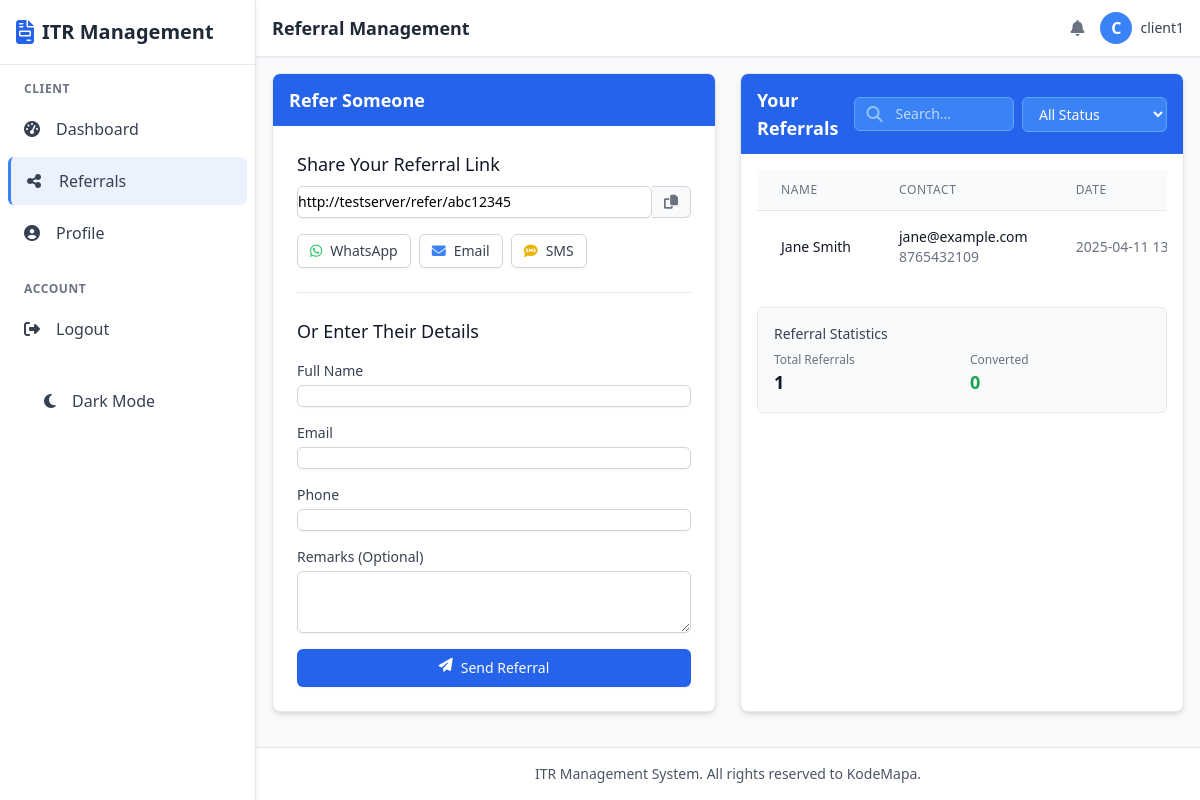
Page /client/refer (signed in) on the earlier database version.
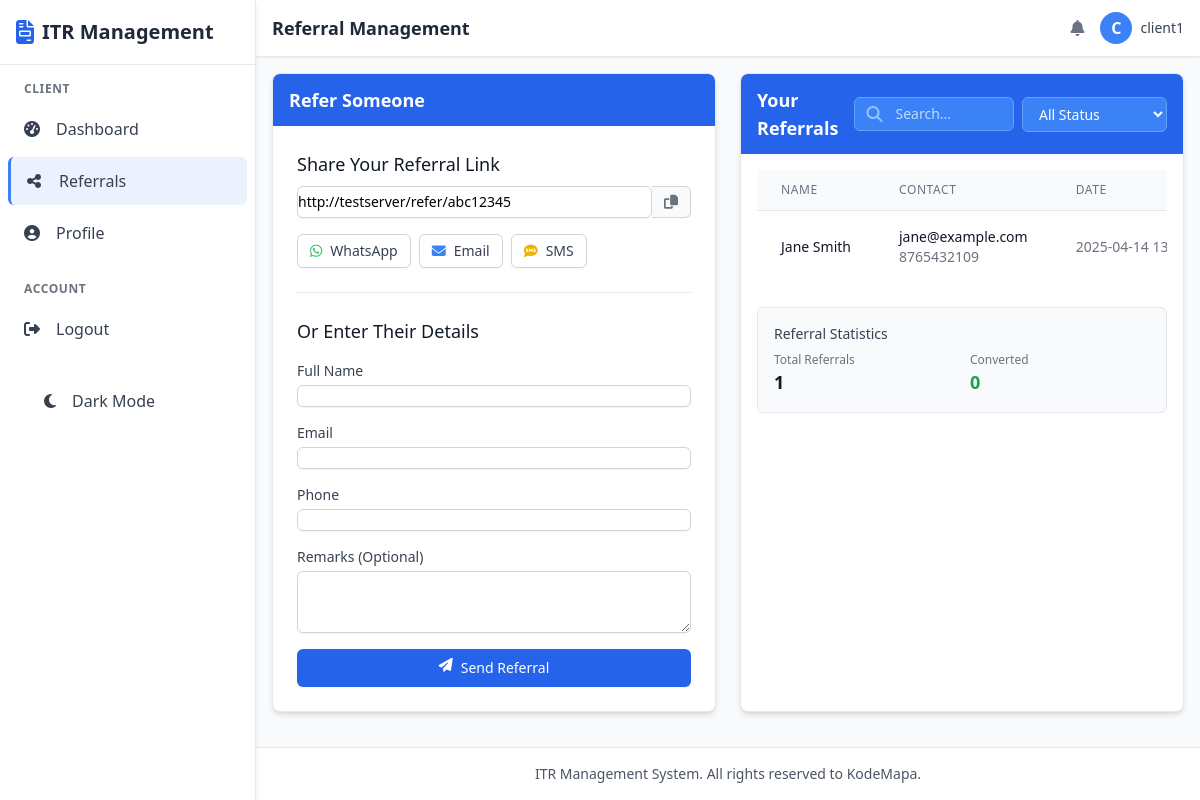
Same page on the later database version.
### tables this page shows
CREATE TABLE referrals (
    id INTEGER PRIMARY KEY AUTOINCREMENT,
    client_id INTEGER NOT NULL,
    referred_name TEXT NOT NULL,
    referred_email TEXT NOT NULL,
    referred_phone TEXT,
    referred_client_id INTEGER,
    is_reviewed BOOLEAN NOT NULL DEFAULT 0,
    created_at TIMESTAMP DEFAULT CURRENT_TIMESTAMP,
    FOREIGN KEY (client_id) REFERENCES clients (id),
    FOREIGN KEY (referred_client_id) REFERENCES clients (id)
);

### app.py (the view, shortened to what this page needs)
@client_bp.route('/refer', methods=['GET', 'POST'])
@login_required
def refer():
    user_id = session.get('user_id')
    client = query_db('SELECT * FROM clients WHERE user_id = ?', [user_id], one=True)
    if not client:
        flash('Client profile not found', 'error')
        return redirect(url_for('index'))
    try:
        referral_code = client['referral_code']
        if not referral_code:  # Handle empty string case
            raise KeyError
    except (KeyError, IndexError):
        referral_code = str(uuid.uuid4())[:8]
        update_db(
            'UPDATE clients SET referral_code = ? WHERE id = ?',
            [referral_code, client['id']]
        )
        client = query_db('SELECT * FROM clients WHERE user_id = ?', [user_id], one=True)
    referral_url = request.host_url + 'refer/' + client['referral_code']
    referrals = query_db(
        '''SELECT r.*,
           CASE WHEN r.referred_client_id IS NOT NULL THEN 1 ELSE 0 END as is_registered
           FROM referrals r
           WHERE r.client_id = ?
           ORDER BY r.created_at DESC''',
        [client['id']]
    )
    return render_template('client/referral.html',
                          client=client,
                          referral_url=referral_url,
                          referrals=referrals)

### app.py (called while the page is built)
def get_db():
    db = getattr(g, '_database', None)
    if db is None:
        db = g._database = sqlite3.connect(DATABASE)
        db.row_factory = sqlite3.Row
    return db

def query_db(query, args=(), one=False):
    if DEBUG:
        print(f"Executing query: {query} with args: {args}")
    try:
        cur = get_db().execute(query, args)
        rv = cur.fetchall()
        cur.close()
        return (rv[0] if rv else None) if one else rv
    except Exception as e:
        print(f"Database error: {e}")
        if DEBUG:
            import traceback
            traceback.print_exc()
        return None if one else []

def login_required(f):
    @wraps(f)
    def decorated_function(*args, **kwargs):
        if 'user_id' not in session:
            flash('Please log in to access this page', 'error')
            return redirect(url_for('index'))
        return f(*args, **kwargs)
    return decorated_function

@app.context_processor
def utility_processor():
    return dict(query_db=query_db)

@app.teardown_appcontext
def close_connection(exception):
    close_db(exception)

### templates/client/referral.html (shortened to what the changed rows need)
{% extends 'base.html' %}
{% block header_title %}Referral Management{% endblock %}
{% block content %}
<div class="grid grid-cols-1 lg:grid-cols-2 gap-6">
    <div class="bg-white rounded-lg shadow-md border border-gray-200 overflow-hidden">
        <div class="bg-blue-600 px-4 py-3">
            <h2 class="text-lg font-semibold text-white">Refer Someone</h2>
        </div>
    </div>
    <div class="bg-white rounded-lg shadow-md border border-gray-200 overflow-hidden">
        <div class="bg-blue-600 px-4 py-3 flex flex-col sm:flex-row justify-between items-start sm:items-center space-y-2 sm:space-y-0">
            <h2 class="text-lg font-semibold text-white">Your Referrals</h2>
        </div>
        <div class="p-4">
            <div class="overflow-x-auto">
                <table class="min-w-full divide-y divide-gray-200">
                    <thead class="bg-gray-50">
                        <tr>
                            <th scope="col" class="px-6 py-3 text-left text-xs font-medium text-gray-500 uppercase tracking-wider">Name</th>
                            <th scope="col" class="px-6 py-3 text-left text-xs font-medium text-gray-500 uppercase tracking-wider">Contact</th>
                            <th scope="col" class="px-6 py-3 text-left text-xs font-medium text-gray-500 uppercase tracking-wider">Date</th>
                        </tr>
                    </thead>
                    <tbody class="bg-white divide-y divide-gray-200" id="referralsTable">
                        {% for referral in referrals %}
                        <tr class="referral-row" data-name="{{ referral.referred_name }}" data-email="{{ referral.referred_email }}" data-status="{% if referral.is_registered %}registered{% else %}pending{% endif %}">
                            <td class="px-6 py-4 whitespace-nowrap">
                                <div class="text-sm font-medium text-gray-900">{{ referral.referred_name }}</div>
                            </td>
                            <td class="px-6 py-4 whitespace-nowrap">
                                <div class="text-sm text-gray-900">{{ referral.referred_email }}</div>
                                <div class="text-sm text-gray-500">{{ referral.referred_phone }}</div>
                            </td>
                            <td class="px-6 py-4 whitespace-nowrap text-sm text-gray-500">
                                {{ referral.created_at }}
                            </td>
                        </tr>
                        {% else %}
                        <tr>
                            <td colspan="4" class="px-6 py-4 text-center text-sm text-gray-500">
                                No referrals yet
                            </td>
                        </tr>
                        {% endfor %}
                    </tbody>
                </table>
            </div>
                                {% set registered_count = 0 %}
                                {% for referral in referrals %}
                                    {% if referral.is_registered %}
                                        {% set registered_count = registered_count + 1 %}
                                    {% endif %}
                                {% endfor %}
        </div>
    </div>
</div>
{% endblock %}

Differences in the rows shown:
changed referrals "Jane Smith": created_at "2025-04-11…" → "2025-04-14…"
